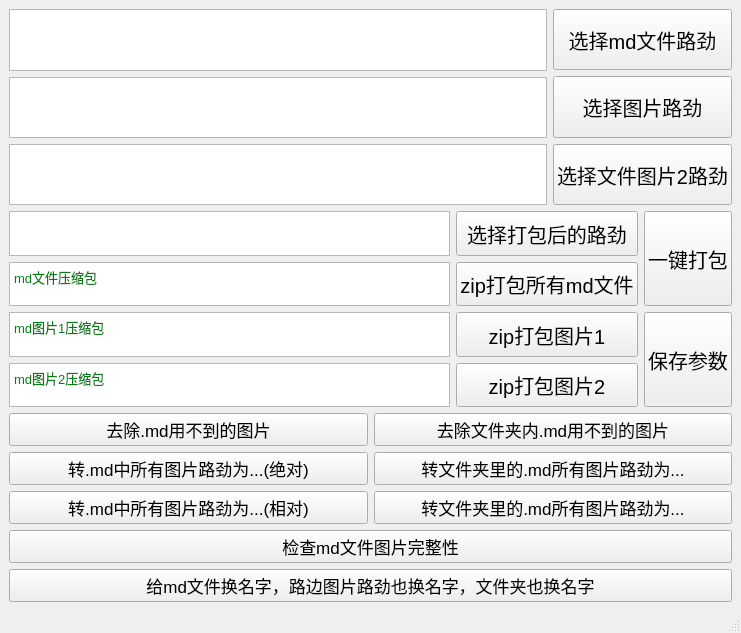
<?xml version="1.0" encoding="UTF-8"?>
<ui version="4.0">
 <class>MainWindow</class>
 <widget class="QMainWindow" name="MainWindow">
  <property name="geometry">
   <rect>
    <x>0</x>
    <y>0</y>
    <width>741</width>
    <height>633</height>
   </rect>
  </property>
  <property name="windowTitle">
   <string>typora笔记打包</string>
  </property>
  <widget class="QWidget" name="centralwidget">
   <property name="sizePolicy">
    <sizepolicy hsizetype="Ignored" vsizetype="Ignored">
     <horstretch>0</horstretch>
     <verstretch>0</verstretch>
    </sizepolicy>
   </property>
   <layout class="QVBoxLayout" name="verticalLayout_9">
    <item>
     <layout class="QVBoxLayout" name="verticalLayout_8">
      <item>
       <layout class="QVBoxLayout" name="verticalLayout_6">
        <item>
         <layout class="QHBoxLayout" name="horizontalLayout_3">
          <item>
           <layout class="QVBoxLayout" name="verticalLayout_5">
            <item>
             <widget class="QTextEdit" name="textEdit">
              <property name="sizePolicy">
               <sizepolicy hsizetype="Expanding" vsizetype="Preferred">
                <horstretch>0</horstretch>
                <verstretch>0</verstretch>
               </sizepolicy>
              </property>
              <property name="maximumSize">
               <size>
                <width>16777215</width>
                <height>87</height>
               </size>
              </property>
             </widget>
            </item>
            <item>
             <widget class="QTextEdit" name="textEdit_2">
              <property name="sizePolicy">
               <sizepolicy hsizetype="Expanding" vsizetype="Preferred">
                <horstretch>0</horstretch>
                <verstretch>0</verstretch>
               </sizepolicy>
              </property>
              <property name="maximumSize">
               <size>
                <width>16777215</width>
                <height>87</height>
               </size>
              </property>
             </widget>
            </item>
            <item>
             <widget class="QTextEdit" name="textEdit_3">
              <property name="sizePolicy">
               <sizepolicy hsizetype="Expanding" vsizetype="Preferred">
                <horstretch>0</horstretch>
                <verstretch>0</verstretch>
               </sizepolicy>
              </property>
              <property name="maximumSize">
               <size>
                <width>16777215</width>
                <height>87</height>
               </size>
              </property>
             </widget>
            </item>
           </layout>
          </item>
          <item>
           <layout class="QVBoxLayout" name="verticalLayout_4">
            <item>
             <widget class="QPushButton" name="pushButton">
              <property name="sizePolicy">
               <sizepolicy hsizetype="Minimum" vsizetype="Preferred">
                <horstretch>0</horstretch>
                <verstretch>0</verstretch>
               </sizepolicy>
              </property>
              <property name="font">
               <font>
                <pointsize>15</pointsize>
               </font>
              </property>
              <property name="text">
               <string>选择md文件路劲</string>
              </property>
             </widget>
            </item>
            <item>
             <widget class="QPushButton" name="pushButton_2">
              <property name="sizePolicy">
               <sizepolicy hsizetype="Minimum" vsizetype="Preferred">
                <horstretch>0</horstretch>
                <verstretch>0</verstretch>
               </sizepolicy>
              </property>
              <property name="font">
               <font>
                <pointsize>15</pointsize>
               </font>
              </property>
              <property name="text">
               <string>选择图片路劲</string>
              </property>
             </widget>
            </item>
            <item>
             <widget class="QPushButton" name="pushButton_3">
              <property name="sizePolicy">
               <sizepolicy hsizetype="Minimum" vsizetype="Preferred">
                <horstretch>0</horstretch>
                <verstretch>0</verstretch>
               </sizepolicy>
              </property>
              <property name="font">
               <font>
                <pointsize>15</pointsize>
               </font>
              </property>
              <property name="text">
               <string>选择文件图片2路劲</string>
              </property>
             </widget>
            </item>
           </layout>
          </item>
         </layout>
        </item>
        <item>
         <layout class="QHBoxLayout" name="horizontalLayout_2">
          <item>
           <layout class="QHBoxLayout" name="horizontalLayout">
            <item>
             <layout class="QVBoxLayout" name="verticalLayout">
              <item>
               <widget class="QTextEdit" name="textEdit_7">
                <property name="sizePolicy">
                 <sizepolicy hsizetype="Expanding" vsizetype="Preferred">
                  <horstretch>0</horstretch>
                  <verstretch>0</verstretch>
                 </sizepolicy>
                </property>
                <property name="maximumSize">
                 <size>
                  <width>16777215</width>
                  <height>87</height>
                 </size>
                </property>
                <property name="html">
                 <string>&lt;!DOCTYPE HTML PUBLIC &quot;-//W3C//DTD HTML 4.0//EN&quot; &quot;http://www.w3.org/TR/REC-html40/strict.dtd&quot;&gt;
&lt;html&gt;&lt;head&gt;&lt;meta name=&quot;qrichtext&quot; content=&quot;1&quot; /&gt;&lt;style type=&quot;text/css&quot;&gt;
p, li { white-space: pre-wrap; }
&lt;/style&gt;&lt;/head&gt;&lt;body style=&quot; font-family:'SimSun'; font-size:9pt; font-weight:400; font-style:normal;&quot;&gt;
&lt;p style=&quot;-qt-paragraph-type:empty; margin-top:12px; margin-bottom:12px; margin-left:0px; margin-right:0px; -qt-block-indent:0; text-indent:0px; background-color:#ffffff;&quot;&gt;&lt;br /&gt;&lt;/p&gt;&lt;/body&gt;&lt;/html&gt;</string>
                </property>
               </widget>
              </item>
              <item>
               <widget class="QTextEdit" name="textEdit_4">
                <property name="sizePolicy">
                 <sizepolicy hsizetype="Expanding" vsizetype="Preferred">
                  <horstretch>0</horstretch>
                  <verstretch>0</verstretch>
                 </sizepolicy>
                </property>
                <property name="maximumSize">
                 <size>
                  <width>16777215</width>
                  <height>87</height>
                 </size>
                </property>
                <property name="html">
                 <string>&lt;!DOCTYPE HTML PUBLIC &quot;-//W3C//DTD HTML 4.0//EN&quot; &quot;http://www.w3.org/TR/REC-html40/strict.dtd&quot;&gt;
&lt;html&gt;&lt;head&gt;&lt;meta name=&quot;qrichtext&quot; content=&quot;1&quot; /&gt;&lt;style type=&quot;text/css&quot;&gt;
p, li { white-space: pre-wrap; }
&lt;/style&gt;&lt;/head&gt;&lt;body style=&quot; font-family:'SimSun'; font-size:9pt; font-weight:400; font-style:normal;&quot;&gt;
&lt;p style=&quot; margin-top:12px; margin-bottom:12px; margin-left:0px; margin-right:0px; -qt-block-indent:0; text-indent:0px; background-color:#ffffff;&quot;&gt;&lt;span style=&quot; font-family:'JetBrains Mono','monospace'; font-size:9.8pt; color:#067d17;&quot;&gt;md&lt;/span&gt;&lt;span style=&quot; font-family:'宋体','monospace'; font-size:9.8pt; color:#067d17;&quot;&gt;文件压缩包&lt;/span&gt;&lt;/p&gt;&lt;/body&gt;&lt;/html&gt;</string>
                </property>
               </widget>
              </item>
              <item>
               <widget class="QTextEdit" name="textEdit_5">
                <property name="sizePolicy">
                 <sizepolicy hsizetype="Expanding" vsizetype="Preferred">
                  <horstretch>0</horstretch>
                  <verstretch>0</verstretch>
                 </sizepolicy>
                </property>
                <property name="maximumSize">
                 <size>
                  <width>16777215</width>
                  <height>87</height>
                 </size>
                </property>
                <property name="html">
                 <string>&lt;!DOCTYPE HTML PUBLIC &quot;-//W3C//DTD HTML 4.0//EN&quot; &quot;http://www.w3.org/TR/REC-html40/strict.dtd&quot;&gt;
&lt;html&gt;&lt;head&gt;&lt;meta name=&quot;qrichtext&quot; content=&quot;1&quot; /&gt;&lt;style type=&quot;text/css&quot;&gt;
p, li { white-space: pre-wrap; }
&lt;/style&gt;&lt;/head&gt;&lt;body style=&quot; font-family:'SimSun'; font-size:9pt; font-weight:400; font-style:normal;&quot;&gt;
&lt;p style=&quot; margin-top:12px; margin-bottom:12px; margin-left:0px; margin-right:0px; -qt-block-indent:0; text-indent:0px; background-color:#ffffff;&quot;&gt;&lt;span style=&quot; font-family:'JetBrains Mono','monospace'; font-size:9.8pt; color:#067d17;&quot;&gt;md图片1&lt;/span&gt;&lt;span style=&quot; font-family:'宋体','monospace'; font-size:9.8pt; color:#067d17;&quot;&gt;压缩包&lt;/span&gt;&lt;/p&gt;&lt;/body&gt;&lt;/html&gt;</string>
                </property>
               </widget>
              </item>
              <item>
               <widget class="QTextEdit" name="textEdit_6">
                <property name="sizePolicy">
                 <sizepolicy hsizetype="Expanding" vsizetype="Preferred">
                  <horstretch>0</horstretch>
                  <verstretch>0</verstretch>
                 </sizepolicy>
                </property>
                <property name="maximumSize">
                 <size>
                  <width>16777215</width>
                  <height>87</height>
                 </size>
                </property>
                <property name="html">
                 <string>&lt;!DOCTYPE HTML PUBLIC &quot;-//W3C//DTD HTML 4.0//EN&quot; &quot;http://www.w3.org/TR/REC-html40/strict.dtd&quot;&gt;
&lt;html&gt;&lt;head&gt;&lt;meta name=&quot;qrichtext&quot; content=&quot;1&quot; /&gt;&lt;style type=&quot;text/css&quot;&gt;
p, li { white-space: pre-wrap; }
&lt;/style&gt;&lt;/head&gt;&lt;body style=&quot; font-family:'SimSun'; font-size:9pt; font-weight:400; font-style:normal;&quot;&gt;
&lt;p style=&quot; margin-top:12px; margin-bottom:12px; margin-left:0px; margin-right:0px; -qt-block-indent:0; text-indent:0px; background-color:#ffffff;&quot;&gt;&lt;span style=&quot; font-family:'JetBrains Mono','monospace'; font-size:9.8pt; color:#067d17;&quot;&gt;md图片2&lt;/span&gt;&lt;span style=&quot; font-family:'宋体','monospace'; font-size:9.8pt; color:#067d17;&quot;&gt;压缩包&lt;/span&gt;&lt;/p&gt;&lt;/body&gt;&lt;/html&gt;</string>
                </property>
               </widget>
              </item>
             </layout>
            </item>
            <item>
             <layout class="QVBoxLayout" name="verticalLayout_2">
              <item>
               <widget class="QPushButton" name="pushButton_8">
                <property name="sizePolicy">
                 <sizepolicy hsizetype="Minimum" vsizetype="Preferred">
                  <horstretch>0</horstretch>
                  <verstretch>0</verstretch>
                 </sizepolicy>
                </property>
                <property name="font">
                 <font>
                  <pointsize>15</pointsize>
                 </font>
                </property>
                <property name="text">
                 <string>选择打包后的路劲</string>
                </property>
               </widget>
              </item>
              <item>
               <widget class="QPushButton" name="pushButton_4">
                <property name="sizePolicy">
                 <sizepolicy hsizetype="Minimum" vsizetype="Preferred">
                  <horstretch>0</horstretch>
                  <verstretch>0</verstretch>
                 </sizepolicy>
                </property>
                <property name="font">
                 <font>
                  <pointsize>15</pointsize>
                 </font>
                </property>
                <property name="text">
                 <string>zip打包所有md文件</string>
                </property>
               </widget>
              </item>
              <item>
               <widget class="QPushButton" name="pushButton_6">
                <property name="sizePolicy">
                 <sizepolicy hsizetype="Minimum" vsizetype="Preferred">
                  <horstretch>0</horstretch>
                  <verstretch>0</verstretch>
                 </sizepolicy>
                </property>
                <property name="font">
                 <font>
                  <pointsize>15</pointsize>
                 </font>
                </property>
                <property name="text">
                 <string>zip打包图片1</string>
                </property>
               </widget>
              </item>
              <item>
               <widget class="QPushButton" name="pushButton_7">
                <property name="sizePolicy">
                 <sizepolicy hsizetype="Minimum" vsizetype="Preferred">
                  <horstretch>0</horstretch>
                  <verstretch>0</verstretch>
                 </sizepolicy>
                </property>
                <property name="font">
                 <font>
                  <pointsize>15</pointsize>
                 </font>
                </property>
                <property name="text">
                 <string>zip打包图片2</string>
                </property>
               </widget>
              </item>
             </layout>
            </item>
           </layout>
          </item>
          <item>
           <layout class="QVBoxLayout" name="verticalLayout_3">
            <item>
             <widget class="QPushButton" name="pushButton_9">
              <property name="sizePolicy">
               <sizepolicy hsizetype="Minimum" vsizetype="Preferred">
                <horstretch>0</horstretch>
                <verstretch>0</verstretch>
               </sizepolicy>
              </property>
              <property name="font">
               <font>
                <pointsize>15</pointsize>
               </font>
              </property>
              <property name="text">
               <string>一键打包</string>
              </property>
             </widget>
            </item>
            <item>
             <widget class="QPushButton" name="pushButton_5">
              <property name="sizePolicy">
               <sizepolicy hsizetype="Minimum" vsizetype="Preferred">
                <horstretch>0</horstretch>
                <verstretch>0</verstretch>
               </sizepolicy>
              </property>
              <property name="font">
               <font>
                <pointsize>15</pointsize>
               </font>
              </property>
              <property name="text">
               <string>保存参数</string>
              </property>
             </widget>
            </item>
           </layout>
          </item>
         </layout>
        </item>
       </layout>
      </item>
      <item>
       <layout class="QVBoxLayout" name="verticalLayout_7">
        <item>
         <layout class="QHBoxLayout" name="horizontalLayout_4">
          <item>
           <widget class="QPushButton" name="pushButton_11">
            <property name="sizePolicy">
             <sizepolicy hsizetype="Minimum" vsizetype="Preferred">
              <horstretch>0</horstretch>
              <verstretch>0</verstretch>
             </sizepolicy>
            </property>
            <property name="font">
             <font>
              <pointsize>13</pointsize>
             </font>
            </property>
            <property name="text">
             <string>去除.md用不到的图片</string>
            </property>
           </widget>
          </item>
          <item>
           <widget class="QPushButton" name="pushButton_12">
            <property name="sizePolicy">
             <sizepolicy hsizetype="Minimum" vsizetype="Preferred">
              <horstretch>0</horstretch>
              <verstretch>0</verstretch>
             </sizepolicy>
            </property>
            <property name="font">
             <font>
              <pointsize>13</pointsize>
             </font>
            </property>
            <property name="text">
             <string>去除文件夹内.md用不到的图片</string>
            </property>
           </widget>
          </item>
         </layout>
        </item>
        <item>
         <layout class="QHBoxLayout" name="horizontalLayout_5">
          <item>
           <widget class="QPushButton" name="pushButton_14">
            <property name="sizePolicy">
             <sizepolicy hsizetype="Minimum" vsizetype="Preferred">
              <horstretch>0</horstretch>
              <verstretch>0</verstretch>
             </sizepolicy>
            </property>
            <property name="font">
             <font>
              <pointsize>13</pointsize>
             </font>
            </property>
            <property name="text">
             <string>转.md中所有图片路劲为...(绝对)</string>
            </property>
           </widget>
          </item>
          <item>
           <widget class="QPushButton" name="pushButton_16">
            <property name="sizePolicy">
             <sizepolicy hsizetype="Minimum" vsizetype="Preferred">
              <horstretch>0</horstretch>
              <verstretch>0</verstretch>
             </sizepolicy>
            </property>
            <property name="font">
             <font>
              <pointsize>13</pointsize>
             </font>
            </property>
            <property name="text">
             <string>转文件夹里的.md所有图片路劲为...</string>
            </property>
           </widget>
          </item>
         </layout>
        </item>
        <item>
         <layout class="QHBoxLayout" name="horizontalLayout_6">
          <item>
           <widget class="QPushButton" name="pushButton_18">
            <property name="sizePolicy">
             <sizepolicy hsizetype="Minimum" vsizetype="Preferred">
              <horstretch>0</horstretch>
              <verstretch>0</verstretch>
             </sizepolicy>
            </property>
            <property name="font">
             <font>
              <pointsize>13</pointsize>
             </font>
            </property>
            <property name="text">
             <string>转.md中所有图片路劲为...(相对)</string>
            </property>
           </widget>
          </item>
          <item>
           <widget class="QPushButton" name="pushButton_17">
            <property name="sizePolicy">
             <sizepolicy hsizetype="Minimum" vsizetype="Preferred">
              <horstretch>0</horstretch>
              <verstretch>0</verstretch>
             </sizepolicy>
            </property>
            <property name="font">
             <font>
              <pointsize>13</pointsize>
             </font>
            </property>
            <property name="text">
             <string>转文件夹里的.md所有图片路劲为...</string>
            </property>
           </widget>
          </item>
         </layout>
        </item>
        <item>
         <widget class="QPushButton" name="pushButton_19">
          <property name="sizePolicy">
           <sizepolicy hsizetype="Minimum" vsizetype="Preferred">
            <horstretch>0</horstretch>
            <verstretch>0</verstretch>
           </sizepolicy>
          </property>
          <property name="font">
           <font>
            <pointsize>13</pointsize>
           </font>
          </property>
          <property name="text">
           <string>检查md文件图片完整性</string>
          </property>
         </widget>
        </item>
       </layout>
      </item>
     </layout>
    </item>
    <item>
     <widget class="QPushButton" name="pushButton_20">
      <property name="sizePolicy">
       <sizepolicy hsizetype="Minimum" vsizetype="Preferred">
        <horstretch>0</horstretch>
        <verstretch>0</verstretch>
       </sizepolicy>
      </property>
      <property name="font">
       <font>
        <pointsize>13</pointsize>
       </font>
      </property>
      <property name="text">
       <string>给md文件换名字，路边图片路劲也换名字，文件夹也换名字</string>
      </property>
     </widget>
    </item>
   </layout>
  </widget>
  <widget class="QMenuBar" name="menubar">
   <property name="geometry">
    <rect>
     <x>0</x>
     <y>0</y>
     <width>741</width>
     <height>26</height>
    </rect>
   </property>
  </widget>
  <widget class="QStatusBar" name="statusbar"/>
  <action name="action">
   <property name="text">
    <string>账号密码</string>
   </property>
  </action>
 </widget>
 <resources/>
 <connections/>
</ui>
